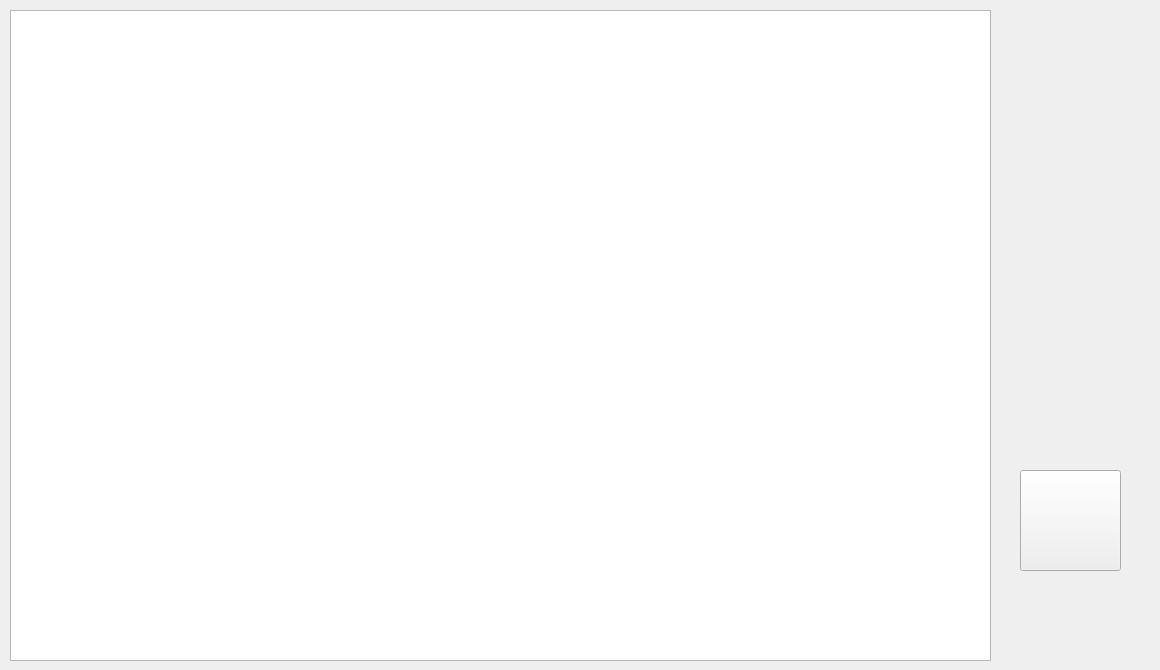
        <widget class="QWidget" name="tab_7">
         <attribute name="title">
          <string>Ερωτηματολόγιο</string>
         </attribute>
         <widget class="QTableView" name="table_view_3">
          <property name="geometry">
           <rect>
            <x>10</x>
            <y>10</y>
            <width>981</width>
            <height>651</height>
           </rect>
          </property>
         </widget>
         <widget class="QPushButton" name="pushButton_3">
          <property name="geometry">
           <rect>
            <x>1020</x>
            <y>470</y>
            <width>101</width>
            <height>101</height>
           </rect>
          </property>
          <property name="cursor">
           <cursorShape>ArrowCursor</cursorShape>
          </property>
          <property name="mouseTracking">
           <bool>true</bool>
          </property>
          <property name="styleSheet">
           <string notr="true">border-image: url(C:/Users/Public/Documents/Python/Picture2.png);</string>
          </property>
          <property name="text">
           <string/>
          </property>
         </widget>
         <widget class="QLabel" name="label_3">
          <property name="geometry">
           <rect>
            <x>1010</x>
            <y>640</y>
            <width>141</width>
            <height>21</height>
           </rect>
          </property>
          <property name="text">
           <string/>
          </property>
         </widget>
         <widget class="QLabel" name="label_61">
          <property name="geometry">
           <rect>
            <x>1010</x>
            <y>70</y>
            <width>141</width>
            <height>141</height>
           </rect>
          </property>
          <property name="styleSheet">
           <string notr="true">image: url(C:/Users/Public/Documents/Python/jupiter.png);</string>
          </property>
          <property name="text">
           <string/>
          </property>
         </widget>
         <widget class="QLabel" name="label_59">
          <property name="geometry">
           <rect>
            <x>1000</x>
            <y>560</y>
            <width>151</width>
            <height>81</height>
           </rect>
          </property>
          <property name="styleSheet">
           <string notr="true">image: url(C:/Users/Public/Documents/Python/look5.png);</string>
          </property>
          <property name="text">
           <string/>
          </property>
         </widget>
         <widget class="QLabel" name="label_228">
          <property name="geometry">
           <rect>
            <x>820</x>
            <y>290</y>
            <width>71</width>
            <height>71</height>
           </rect>
          </property>
          <property name="styleSheet">
           <string notr="true">image: url(C:/Users/Public/Documents/Python/dot.png);</string>
          </property>
          <property name="text">
           <string/>
          </property>
         </widget>
         <widget class="QLabel" name="label_174">
          <property name="geometry">
           <rect>
            <x>760</x>
            <y>100</y>
            <width>191</width>
            <height>191</height>
           </rect>
          </property>
          <property name="styleSheet">
           <string notr="true">image: url(C:/Users/Public/Documents/Python/katheto.png);</string>
          </property>
          <property name="text">
           <string/>
          </property>
         </widget>
         <widget class="QLabel" name="label_229">
          <property name="geometry">
           <rect>
            <x>760</x>
            <y>370</y>
            <width>191</width>
            <height>191</height>
           </rect>
          </property>
          <property name="styleSheet">
           <string notr="true">image: url(C:/Users/Public/Documents/Python/katheto.png);</string>
          </property>
          <property name="text">
           <string/>
          </property>
         </widget>
        </widget>
